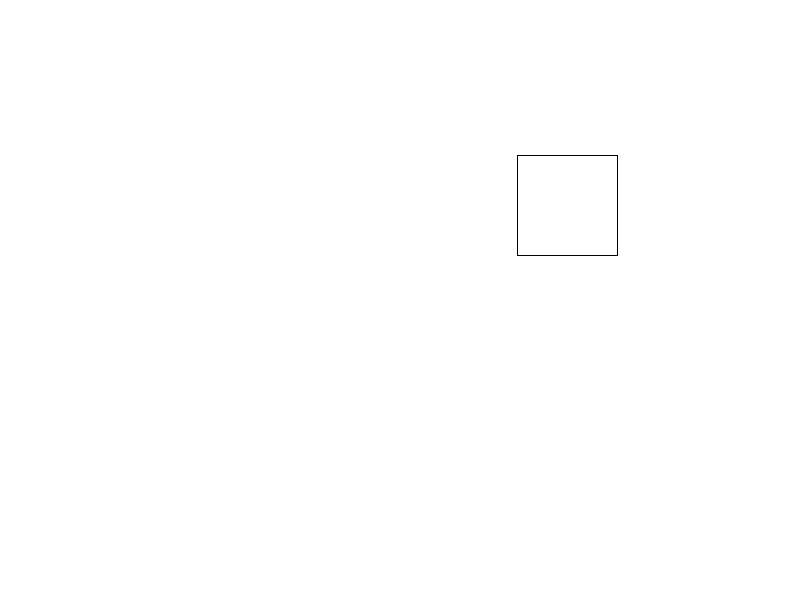
Frame 1 (no input)
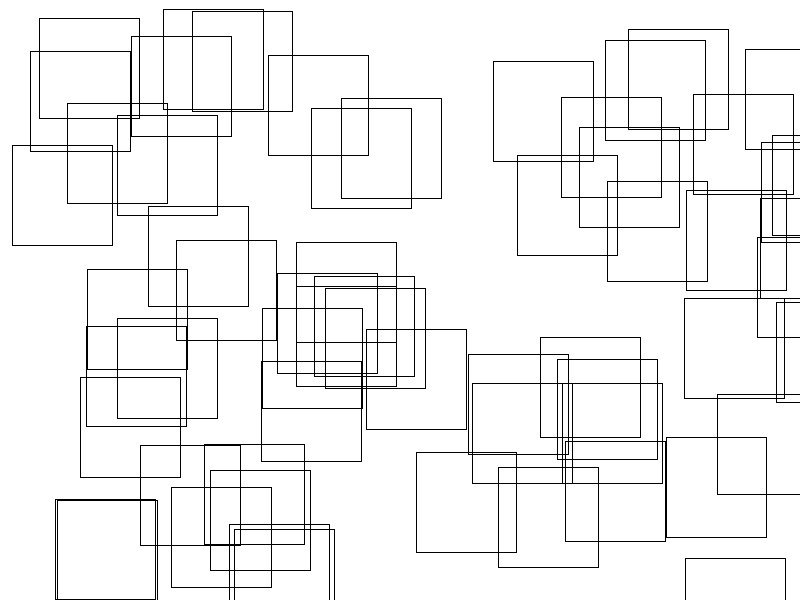
Frame 60 (the mouse pressed at the canvas centre just before this capture)
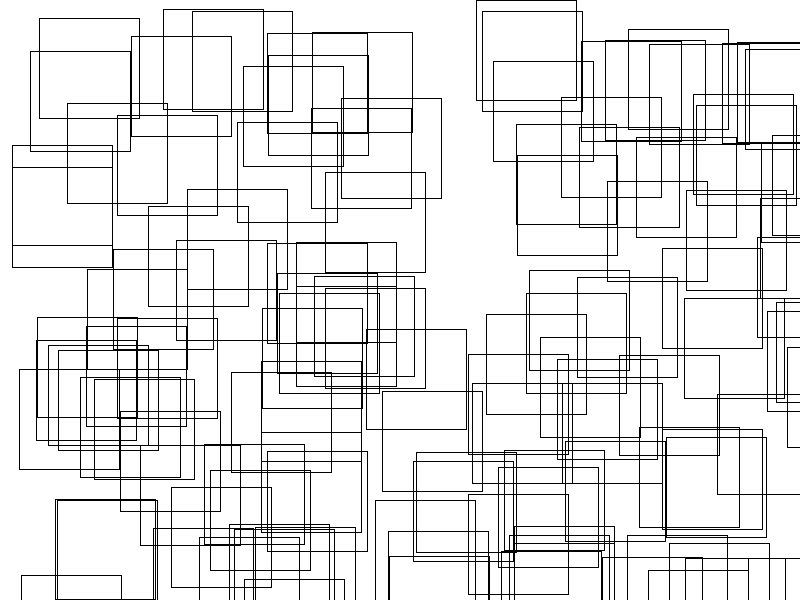
Frame 120 (the mouse held since frame 60 and released just before this capture)

The Processing sketch that drew these frames (run headless with seeded random() and noise(); from frame 60 on, the mouse is pressed at the canvas centre):

// Processing sketch: week02_AlpTugan_02_Random_function
// ── week02_AlpTugan_02_Random_function.pde
// this is comment for the following codes snippet


// runs only once the program compiled
void setup() {
  // set window location to 1st monitor
  surface.setLocation(100,200);
  // Set the size of my processing window
  size(800, 600);
  background(#ffffff);
}


// Runs until program stops
void draw() {
  
  // draw rectangle x = 0 and y  = 0position
  // width = 1000
  // height = 200
  
  /*
  fill(#ff0000);
  noStroke();
  stroke(#00ff00);
  strokeWeight(6);
  */
  
  noFill();
  
  rect(random(0, width), random(0, height), 100, 100);
}
